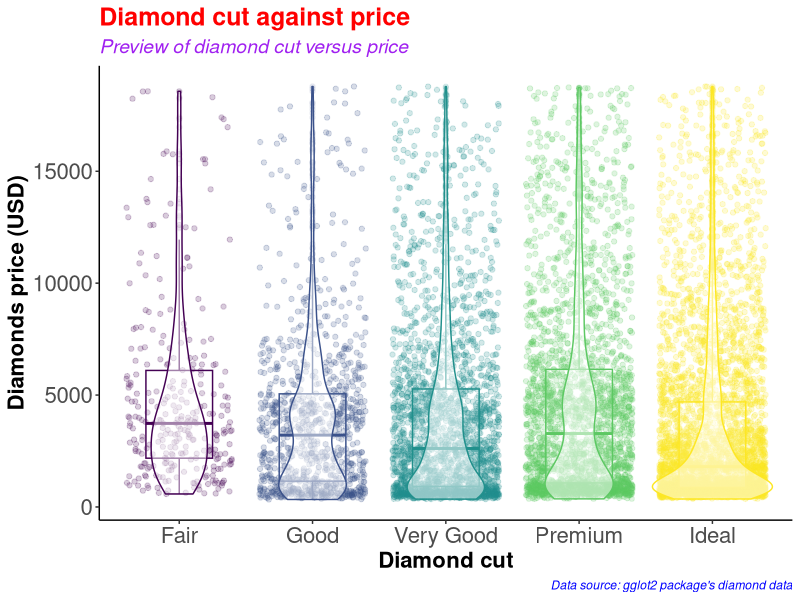
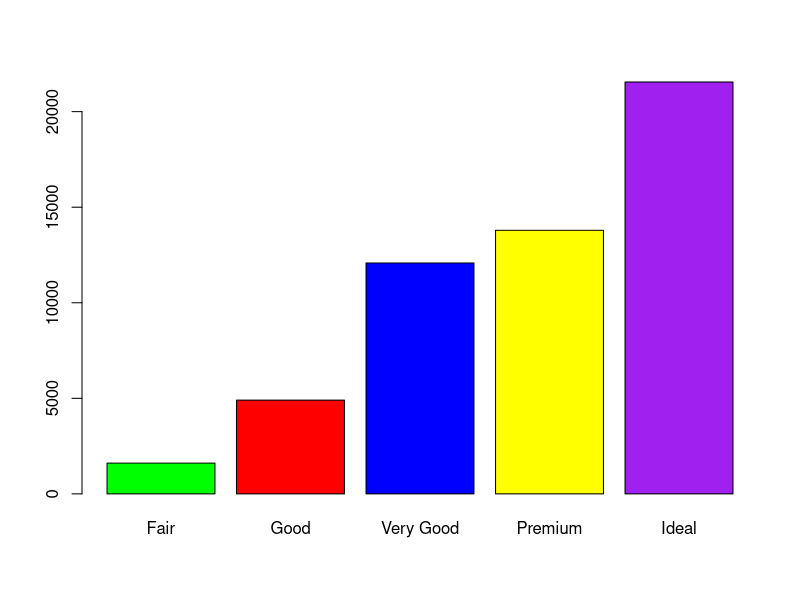
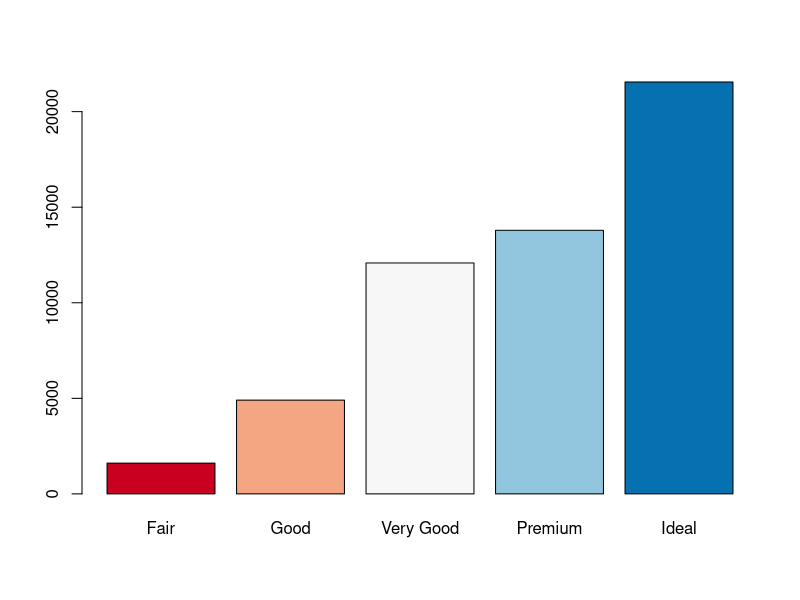
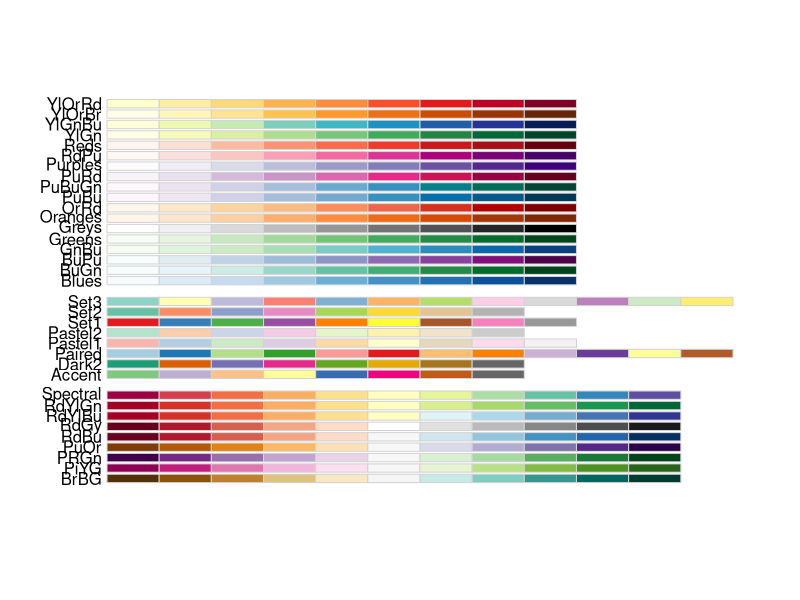
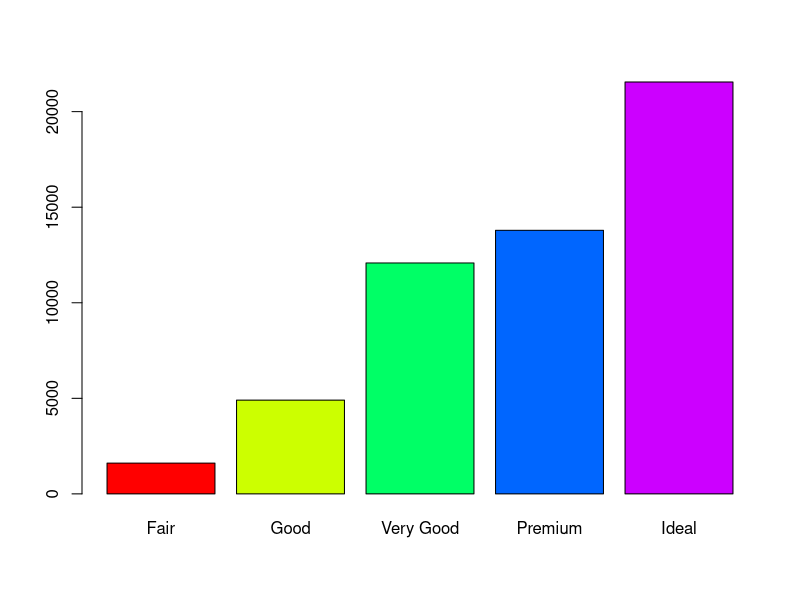
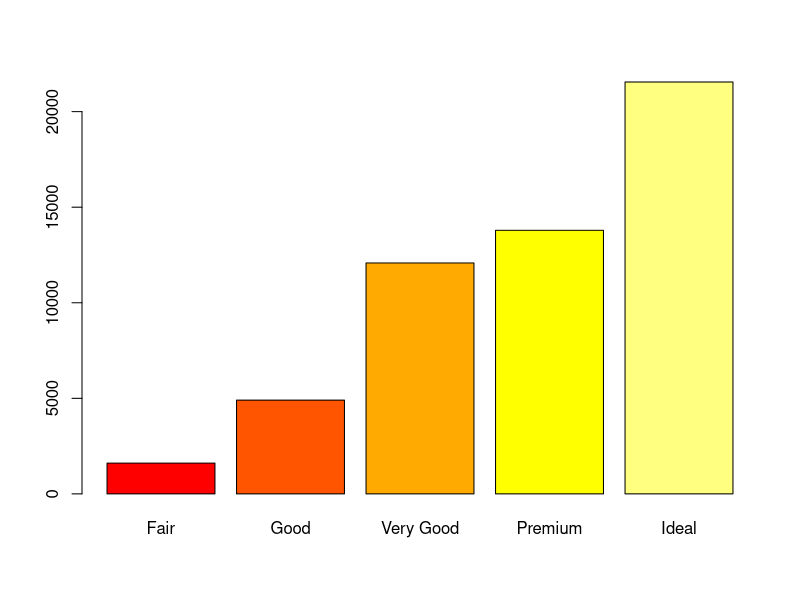
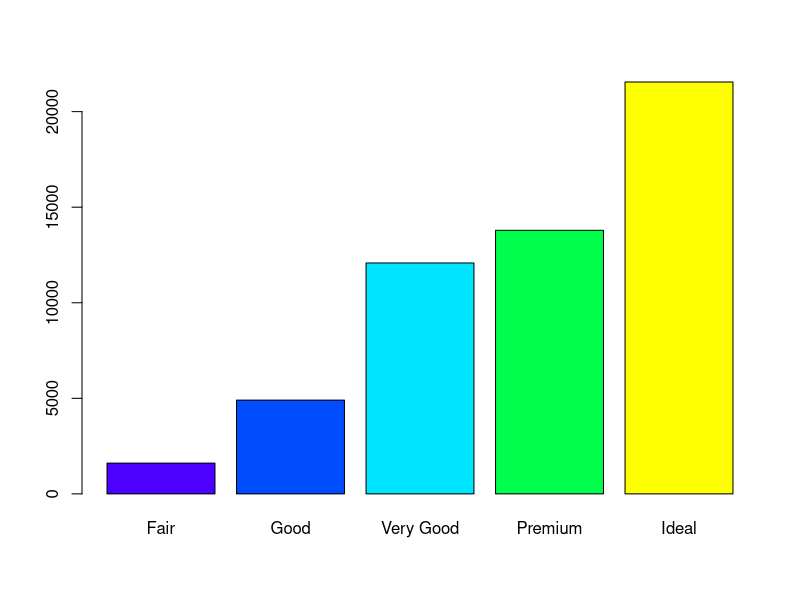
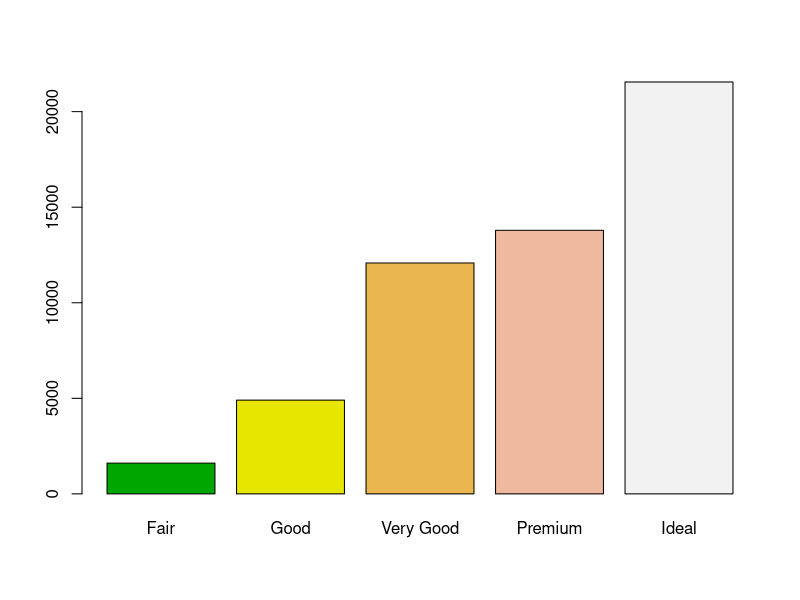

The R source for these figures, in order:
#########################################
# Name: Wyclife Agumba Oluoch           #   
# E-mail: wyclifeoluoch@gmail.com       #
# GitHub: https://github.com/Wycology   #
# Task: Boxplot and violin plots in one #
# Date: 4th Jan 2021                    #
# Last edited: 10th Aug 2021            #
#########################################

# Loading the necessary libraries for the project

base::library(tidyverse) # This is for data wrangling and plotting.
base::library(RColorBrewer) # This is for generating color pallets for the plots.

diamonds_df <- diamonds # Saving the diamonds data-set to a new object in R.

utils::head(diamonds) # Checking the variables in the data-set for subsequent analyses
base::nrow(diamonds) # Checking for the number of rows in the data. 53940 observations
base::ncol(diamonds) # Checking the number of variables in the data-set. 10 variables

diamonds_df %>% # Picking the diamonds data, and then
  dplyr::slice_sample(n = 0.2*(nrow(diamonds))) %>% # Picking a portion of the data-set
  ggplot2::ggplot(ggplot2::aes(x = cut, y = price, color = cut)) + # Adding the mapping variables
  ggplot2::geom_point(position = "jitter", alpha = 0.2) + # Adding jitter and alpha
  ggplot2::geom_boxplot(alpha = 0.1, width = 0.5) + # Modifying dimensions of the boxplot 
  ggplot2::geom_violin(alpha = 0.5) + # Adding violin plot on top of the box and jitter
  ggplot2::theme_classic() + # Adding my preferred theme for publication.
  ggplot2::theme(legend.position = "none") + # Removing the legend; it is on the x-axis
  ggplot2::labs(x = "Diamond cut", # Labels the x-axis.
       y = "Diamonds price (USD)", # Labeling the y-axis
       title = "Diamond cut against price", # Setting tibble of the plot
       subtitle = "Preview of diamond cut versus price", # Descriptive title beneath TITLE
       caption = "Data source: gglot2 package's diamond data") +
  ggplot2::theme(axis.text = ggplot2::element_text(size=16), # Size of labels on tick-marks
        axis.title = ggplot2::element_text(size=16,face="bold")) + # Size of axis labels
  ggplot2::theme(plot.title = ggplot2::element_text(color = 'red', size = 18, face = 'bold'),
        plot.subtitle = ggplot2::element_text(color = 'purple', size = 14, face = 'italic'),
        plot.caption = ggplot2::element_text(color = 'blue', face = 'italic'))

diamonds %>% # Picking the diamonds data, and then
  dplyr::filter(cut == 'Very Good') %>% # Picking the very good cut 
  base::nrow() # counting the number of rows with very good cut

diamonds %>% 
  dplyr::select(cut) %>% 
  base::table() %>% 
  graphics::barplot(col = c('green', 'red', 'blue', 'yellow', 'purple'))

# Instead of specifying the colors, we can simply use the color brewer panel 

diamonds %>% 
  dplyr::select(cut) %>% 
  base::table() %>% 
  graphics::barplot(col = RColorBrewer::brewer.pal(n = 5, name = "RdBu"))
# To display more brewer colors options to use, run the following function:

RColorBrewer::display.brewer.all()

# Can also use rainbow colors

diamonds %>% 
  dplyr::select(cut) %>% 
  base::table() %>% 
  graphics::barplot(col = grDevices::rainbow(5))

# Can also use heat.colors
diamonds %>% 
  dplyr::select(cut) %>% 
  base::table() %>% 
  graphics::barplot(col = grDevices::heat.colors(5))

# Can also use topographic colors

diamonds %>% 
  dplyr::select(cut) %>% 
  base::table() %>% 
  graphics::barplot(col = grDevices::topo.colors(5))

# Can also use terrain colors for the plot
diamonds %>% 
  dplyr::select(cut) %>% 
  base::table() %>% 
  graphics::barplot(col = grDevices::terrain.colors(5))

# Can also use cm.colors
diamonds %>% 
  dplyr::select(cut) %>% 
  base::table() %>% 
  graphics::barplot(col = grDevices::cm.colors(5)) 

# That is awesome. Good for the day.
